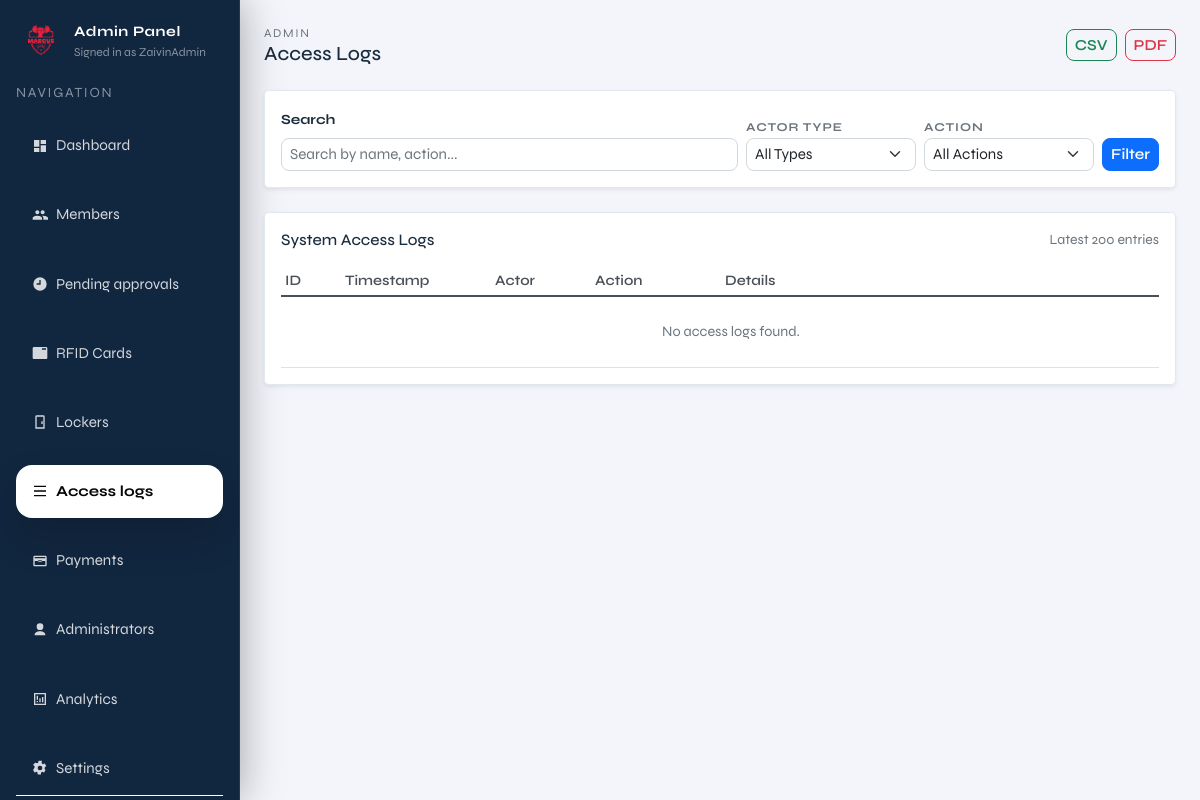
The app's page /admin/access-logs (signed in), older data.
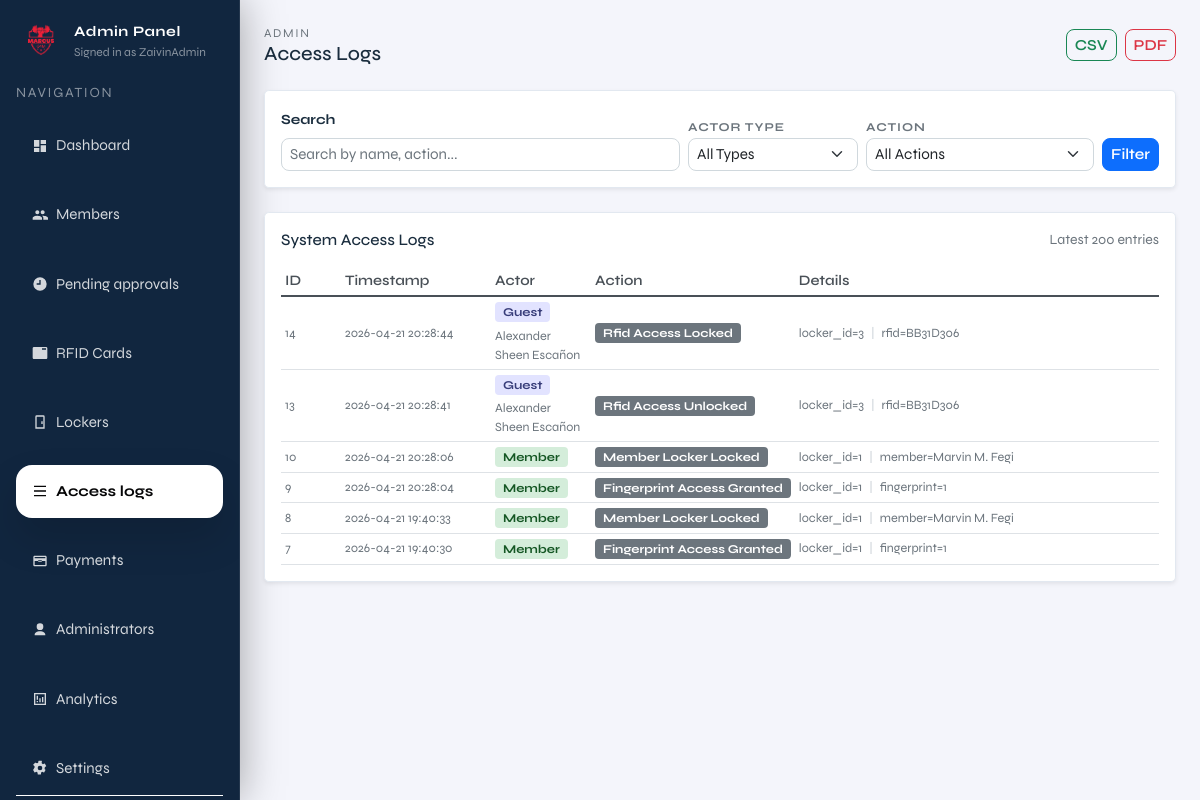
The same page, newer data.
### tables this page shows
CREATE TABLE access_logs (
              id INTEGER PRIMARY KEY AUTOINCREMENT,
              actor_type TEXT NOT NULL, -- member|guest|admin|system
              actor_ref TEXT,           -- e.g. member_id or rfid uid
              action TEXT NOT NULL,     -- e.g. unlock_requested|unlocked|denied
              detail TEXT,
              created_at TEXT NOT NULL DEFAULT (datetime('now'))
            );

### admin.py (the view)
@admin_bp.get("/access-logs")
def admin_access_logs():
    guard = _require_admin()
    if guard is not None:
        return guard
    q = (request.args.get("q") or "").strip()
    actor_type = (request.args.get("actor_type") or "").strip()
    action = (request.args.get("action") or "").strip()
    limit = int(request.args.get("limit", 200))
    with connect() as conn:
        query = """
            SELECT
                al.id,
                al.actor_type,
                al.actor_ref,
                al.action,
                al.detail,
                al.created_at,
                COALESCE(m.full_name, 'N/A') as actor_name
            FROM access_logs al
            LEFT JOIN members m ON al.actor_type = 'guest' AND CAST(al.actor_ref AS INTEGER) = m.id
            WHERE al.actor_type NOT IN ('admin', 'system', 'ir_sensor')
        """
        params = []
        if q:
            query += " AND (m.full_name LIKE ? OR al.detail LIKE ? OR al.action LIKE ?)"
            params.extend([f"%{q}%", f"%{q}%", f"%{q}%"])
        if actor_type:
            query += " AND al.actor_type = ?"
            params.append(actor_type)
        if action:
            query += " AND al.action = ?"
            params.append(action)
        query += " ORDER BY al.id DESC LIMIT ?"
        params.append(limit)
        logs = conn.execute(query, params).fetchall()
        actor_types = conn.execute(
            "SELECT DISTINCT actor_type FROM access_logs WHERE actor_type NOT IN ('admin', 'system', 'ir_sensor') ORDER BY actor_type"
        ).fetchall()
        actions = conn.execute(
            "SELECT DISTINCT action FROM access_logs WHERE actor_type NOT IN ('admin', 'system', 'ir_sensor') ORDER BY action"
        ).fetchall()
    return render_template(
        "admin/pages/admin_access_logs.html",
        logs=logs,
        q=q,
        actor_type=actor_type,
        action=action,
        limit=limit,
        actor_types=actor_types,
        actions=actions,
        current_page="access_logs",
        admin_username=session.get("admin_username"),
    )

### admin.py (called while the page is built)
def _require_admin():
    if not session.get("admin_logged_in"):
        return redirect(url_for("admin.admin_login"))
    return None

@admin_bp.before_request
def _protect_admin_routes():
    if request.endpoint in ("admin.admin_login", "admin.admin_login_submit"):
        return None
    if not session.get("admin_logged_in"):
        return redirect(url_for("admin.admin_login"))

### db.py (called while the page is built)
def _db_path() -> Path:
    env_path = os.getenv("LOCKER_DB_PATH")
    if env_path:
        return Path(env_path)
    current_dir = Path(__file__).resolve().parent
    candidate_paths = [
        current_dir / "locker.sqlite3",
        current_dir / "locker.db",
        current_dir.parent / "locker.sqlite3",
        current_dir.parent / "locker.db",
    ]
    for path in candidate_paths:
        if path.exists():
            return path
    return current_dir.parent / "locker.sqlite3"

def _database_url() -> Optional[str]:
    return os.getenv("DATABASE_URL") or os.getenv("POSTGRES_URL")

def connect() -> DBConnection:
    database_url = _database_url()
    if database_url:
        if psycopg2 is None:
            raise RuntimeError("PostgreSQL support requires psycopg2-binary. Install it before using DATABASE_URL.")
        conn = psycopg2.connect(database_url)
        return DBConnection(conn, is_postgres=True)
    sqlite_conn = sqlite3.connect(
        _db_path(),
        timeout=60,
        check_same_thread=False,
    )
    sqlite_conn.execute("PRAGMA journal_mode=WAL;")
    sqlite_conn.execute("PRAGMA synchronous = NORMAL;")
    sqlite_conn.execute("PRAGMA foreign_keys = ON;")
    sqlite_conn.execute("PRAGMA busy_timeout = 60000;")
    return DBConnection(sqlite_conn, is_postgres=False)

    def __enter__(self) -> "DBConnection":
        if self._is_postgres:
            self._cursor = self._conn.cursor(cursor_factory=psycopg2.extras.RealDictCursor)
        else:
            self._conn.row_factory = sqlite3.Row
            self._cursor = self._conn.cursor()
        return self

    def __exit__(self, exc_type, exc, tb):
        try:
            if exc_type is not None:
                self._conn.rollback()
                return False
            self._conn.commit()
        finally:
            if self._cursor is not None:
                self._cursor.close()
            if self._conn is not None:
                self._conn.close()
        return False

### templates/admin/pages/admin_access_logs.html (shortened to what this page needs)
{% extends "admin/layout/admin.html" %}
{% block admin_content %}
  <div class="d-flex justify-content-between align-items-center mb-4">
    <div>
      <div class="text-muted" style="letter-spacing:0.14em; text-transform:uppercase; font-size:0.75rem;">Admin</div>
      <h5 class="mb-0">Access Logs</h5>
    </div>
    <div class="d-flex gap-2">
      <a href="{{ url_for('admin.export_access_logs_csv') }}" class="btn btn-sm btn-outline-success">
         CSV
      </a>
      <a href="{{ url_for('admin.export_access_logs_pdf') }}" class="btn btn-sm btn-outline-danger">
         PDF
      </a>
    </div>
  </div>
  <div class="card shadow-sm rounded-3 mb-4">
    <div class="card-body">
      <form method="get" action="/admin/access-logs" class="d-flex gap-2 flex-wrap align-items-end">
        <div class="flex-grow-1" style="min-width: 200px;">
          <label class="form-label small fw-bold">Search</label>
          <input name="q" value="{{ q }}" class="form-control form-control-sm" placeholder="Search by name, action..." />
        </div>
        <div style="min-width: 170px;">
          <label class="filter-label">Actor Type</label>
          <select name="actor_type" class="form-select form-select-sm">
            <option value="">All Types</option>
          </select>
        </div>
        <div style="min-width: 170px;">
          <label class="filter-label">Action</label>
          <select name="action" class="form-select form-select-sm">
            <option value="">All Actions</option>
          </select>
        </div>
        <div class="d-flex gap-2">
          <button class="btn btn-sm btn-primary" type="submit">Filter</button>
        </div>
      </form>
    </div>
  </div>
  <div class="card shadow-sm rounded-3">
    <div class="card-body">
      <div class="d-flex justify-content-between align-items-center mb-3">
        <h6 class="card-title mb-0">System Access Logs</h6>
        <span class="text-muted small">Latest {{ limit }} entries</span>
      </div>
      <div class="access-logs-wrapper table-responsive">
        <table class="table table-sm table-hover align-middle mb-0">
          <thead class="position-sticky" style="top: 0; background: white; z-index: 10;">
            <tr>
              <th style="width: 60px;">ID</th>
              <th style="width: 150px;">Timestamp</th>
              <th style="width: 100px;">Actor</th>
              <th style="width: 130px;">Action</th>
              <th>Details</th>
            </tr>
          </thead>
          <tbody>
            {% for log in logs %}
              <tr>
                <td class="text-muted small">{{ log["id"] }}</td>
                <td class="text-muted small" style="white-space: nowrap;">
                  {{ log["created_at"]|default("-") }}
                </td>
                <td>
                  <span class="badge badge-{{ log['actor_type']|lower }} px-2 py-1" style="font-size: 0.75rem;">
                    {{ log["actor_type"]|title }}
                  </span>
                  {% if log["actor_name"] and log["actor_name"] != "N/A" %}
                    <br/>
                    <small class="text-muted d-block mt-1">{{ log["actor_name"] }}</small>
                  {% endif %}
                </td>
                <td>
                  <span class="badge bg-secondary px-2 py-1" style="font-size: 0.75rem; text-transform: capitalize;">
                    {{ log["action"]|replace("_", " ")|title }}
                  </span>
                </td>
                <td class="text-muted small access-log-detail">
                  {% if log["detail"] %}
                    {{ log["detail"]|replace(';', ' <span class="mx-1 fw-bold" style="color: #dee2e6;">|</span> ')|safe }}
                  {% else %}
                    <em>—</em>
                  {% endif %}
                </td>
              </tr>
            {% else %}
              <tr><td colspan="5" class="text-center text-muted py-4">No access logs found.</td></tr>
            {% endfor %}
          </tbody>
        </table>
      </div>
    </div>
  </div>
{% endblock %}

### templates/admin/layout/admin.html (shortened to what this page needs)
{% extends "layouts/base.html" %}
{% block body %}
<div class="d-flex">
  {% include "admin/components/sidebar.html" %}
  <main class="flex-grow-1 p-4" style="background: #f4f5fb;">
    {% block admin_content %}{% endblock %}
  </main>
</div>
{% endblock %}

### templates/layouts/base.html (shortened to what this page needs)
<!doctype html>
<html lang="en">
  <head>
    <link href="{{ url_for('static', filename='css/bootstrap.min.css') }}" rel="stylesheet" />
  </head>
  <body>
    {% block body %}{% endblock %}
  </body>
</html>

### templates/admin/components/sidebar.html (shortened to what this page needs)
<aside class="admin-sidebar p-3 d-flex flex-column" style="width: 240px;">
  <div class="d-flex align-items-center gap-2 mb-3">
    <img src="{{ url_for('static', filename='img/logo.png') }}" alt="Logo" width="50" height="50"
      style="object-fit:contain;" />
    <div>
      <div class="text-white fw-bold" style="font-size: 0.9rem; letter-spacing: 0.04em;">Admin Panel</div>
      <div class="text-white-50" style="font-size: 0.75rem;">Signed in as {{ admin_username or "admin" }}</div>
    </div>
  </div>
  <div class="text-white-50 small mb-3" style="letter-spacing: 0.12em; text-transform: uppercase;">
    Navigation
  </div>
  <nav class="nav flex-column gap-3 flex-grow-1">
    <a href="/admin"
      class="nav-link d-flex align-items-center gap-2 {% if current_page == 'dashboard' %}active{% endif %}">
      <svg width="16" height="16" viewBox="0 0 24 24" aria-hidden="true" style="flex-shrink:0;">
        <path fill="currentColor" d="M3 13h8V3H3v10Zm0 8h8v-6H3v6Zm10 0h8V11h-8v10Zm0-18v6h8V3h-8Z" />
      </svg>
      <span>Dashboard</span>
    </a>
    <a href="/admin/members"
      class="nav-link d-flex align-items-center gap-2 {% if current_page == 'members' %}active{% endif %}">
      <span>Members</span>
    </a>
    <a href="/admin/pending"
      class="nav-link d-flex align-items-center gap-2 {% if current_page == 'pending' %}active{% endif %}">
      <svg width="16" height="16" viewBox="0 0 24 24" aria-hidden="true" style="flex-shrink:0;">
        <path fill="currentColor" d="M12 2a10 10 0 1 0 .01 20.01A10 10 0 0 0 12 2Zm1 11H7v-2h4V6h2v5Z" />
      </svg>
      <span>Pending approvals</span>
    </a>
    <a href="/admin/rfid"
      class="nav-link d-flex align-items-center gap-2 {% if current_page == 'rfid' %}active{% endif %}">
      <svg width="16" height="16" viewBox="0 0 24 24" aria-hidden="true" style="flex-shrink:0;">
        <path fill="currentColor"
          d="M21 3H3c-1.1 0-2 .9-2 2v14c0 1.1.9 2 2 2h18c1.1 0 2-.9 2-2V5c0-1.1-.9-2-2-2Zm0 4h-6V5h6v2Z" />
      </svg>
      <span>RFID Cards</span>
    </a>
    <a href="/admin/lockers"
      class="nav-link d-flex align-items-center gap-2 {% if current_page == 'lockers' %}active{% endif %}">
      <svg width="16" height="16" viewBox="0 0 24 24" aria-hidden="true" style="flex-shrink:0;">
        <path fill="currentColor" d="M7 2h10a2 2 0 0 1 2 2v18H5V4a2 2 0 0 1 2-2Zm0 2v16h10V4H7Zm7 7h2v4h-2v-4Z" />
      </svg>
      <span>Lockers</span>
    </a>
    <a href="/admin/access-logs"
      class="nav-link d-flex align-items-center gap-2 {% if current_page == 'access_logs' %}active{% endif %}">
      <svg width="16" height="16" viewBox="0 0 24 24" aria-hidden="true" style="flex-shrink:0;">
        <path fill="currentColor" d="M3 4h18v2H3V4Zm0 14h18v2H3v-2Zm0-7h18v2H3v-2Z" />
      </svg>
      <span>Access logs</span>
    </a>
    <a href="/admin/payments"
      class="nav-link d-flex align-items-center gap-2 {% if current_page == 'payments' %}active{% endif %}">
      <svg width="16" height="16" viewBox="0 0 24 24" aria-hidden="true" style="flex-shrink:0;">
        <path fill="currentColor"
          d="M20 4H4c-1.11 0-1.99.89-1.99 2L2 18c0 1.11.89 2 2 2h16c1.11 0 2-.89 2-2V6c0-1.11-.89-2-2-2Zm0 14H4v-6h16v6Zm0-10H4V6h16v2Zm-6 5h-4c-.55 0-1-.45-1-1s.45-1 1-1h4c.55 0 1 .45 1 1s-.45 1-1 1Z" />
      </svg>
      <span>Payments</span>
    </a>
    <a href="/admin/admin-management"
      class="nav-link d-flex align-items-center gap-2 {% if current_page == 'admin_management' %}active{% endif %}">
      <svg width="16" height="16" viewBox="0 0 24 24" aria-hidden="true" style="flex-shrink:0;">
        <path fill="currentColor"
          d="M12 12a5 5 0 1 0-5-5 5 5 0 0 0 5 5Zm0 2c-4.42 0-8 2.24-8 5v1h16v-1c0-2.76-3.58-5-8-5Z" />
      </svg>
      <span>Administrators</span>
    </a>
    <a href="/admin/analytics"
      class="nav-link d-flex align-items-center gap-2 {% if current_page == 'analytics' %}active{% endif %}">
      <svg width="16" height="16" viewBox="0 0 24 24" aria-hidden="true" style="flex-shrink:0;">
        <path fill="currentColor"
          d="M3 3h18v18H3V3Zm2 2v14h14V5H5Zm2 10h2v2H7v-2Zm0-8h2v6H7V7Zm4 4h2v6h-2V11Zm4-2h2v8h-2V9Z" />
      </svg>
      <span>Analytics</span>
    </a>
    <a href="/admin/settings"
      class="nav-link d-flex align-items-center gap-2 {% if current_page == 'settings' %}active{% endif %}">
      <span>Settings</span>
    </a>
  </nav>
  <div class="mt-auto pt-4 border-top border-white border-opacity-10">
  </div>
</aside>

### templates/layouts/base.html (style rules this page uses)
:root { --brand-blue: #1a3a5c; --brand-teal: #0f6e56; --brand-accent: #378add; --brand-light: #f4f6f9; --brand-white: #ffffff; }
*, *::before, *::after { box-sizing: border-box; }
html, body { height: 100%; margin: 0; padding: 0; }
html, body { -ms-overflow-style: none; scrollbar-width: none; }
body { font-family: 'Syne', sans-serif; background: var(--brand-light); color: #1a2d3e; font-size: 16px; }
.btn, .btn-primary, .btn-secondary, .btn-danger, .btn-outline-danger { border-radius: 8px; font-weight: 600; transition: all 0.2s ease; font-size: 0.95rem; }
.form-control, .form-select, input[type="text"], input[type="email"], input[type="password"], textarea { border-radius: 8px; font-size: 0.95rem; border: 1px solid #d0d8dd; }
.table { font-size: 0.9rem; }
.card { border-radius: 12px; border: 1px solid #e2e8f0; }
.badge { padding: 4px 8px; font-size: 0.75rem; }

### templates/admin/layout/admin.html (style rules this page uses)
.admin-sidebar { background: #11263f; width: 260px; flex-shrink: 0; display: flex; flex-direction: column; position: sticky; top: 0; height: 100vh; overflow-y: auto; box-shadow: 0 0 40px rgba(0, 0, 0, 0.35); border-right: 1px solid rgba(255,255,255,0.08); }
.admin-sidebar .nav-link { color: rgba(255,255,255,0.82); border-radius: 1rem; padding: 0.95rem 1rem; font-size: 0.95rem; transition: background 0.2s ease, color 0.2s ease, transform 0.2s ease; background: transparent; }
.admin-sidebar .nav-link.active { background: #ffffff; color: #060607; font-weight: 700; box-shadow: 0 20px 40px rgba(0, 0, 0, 0.14); }
main { flex: 1; min-height: 100vh; overflow-y: auto; padding: 16px; }

### templates/admin/pages/admin_access_logs.html (style rules this page uses)
.table th { background-color: #f8f9fa; border-bottom: 2px solid #dee2e6; font-weight: 600; color: #495057; }
.table td { vertical-align: middle; }
.badge-member { background-color: #d4edda; color: #155724; }
.badge-guest { background-color: #e2e3ff; color: #383d7a; }
.access-logs-wrapper { max-height: 640px; overflow-y: auto; }
.access-logs-wrapper table { min-width: 900px; }
.access-log-detail { white-space: normal; word-break: break-word; }
.filter-label { font-size: 0.75rem; font-weight: 700; text-transform: uppercase; letter-spacing: 0.08em; color: #6c757d; }
.table thead th { background-color: #ffffff; position: sticky; top: 0; z-index: 11; }

Row changes from the older to the newer data that the page shows:
added access_logs: id "14", created_at "2026-04-21 20:28:44", actor_type "Guest", actor_name "Alexander Sheen Escañon", action "Rfid Access Locked", detail "locker_id=3 | rfid=BB31D306"
added access_logs: id "13", created_at "2026-04-21 20:28:41", actor_type "Guest", actor_name "Alexander Sheen Escañon", action "Rfid Access Unlocked", detail "locker_id=3 | rfid=BB31D306"
added access_logs: id "10", created_at "2026-04-21 20:28:06", actor_type "Member", action "Member Locker Locked", detail "locker_id=1 | member=Marvin M. Fegi"
added access_logs: id "9", created_at "2026-04-21 20:28:04", actor_type "Member", action "Fingerprint Access Granted", detail "locker_id=1 | fingerprint=1"
added access_logs: id "8", created_at "2026-04-21 19:40:33", actor_type "Member", action "Member Locker Locked", detail "locker_id=1 | member=Marvin M. Fegi"
added access_logs: id "7", created_at "2026-04-21 19:40:30", actor_type "Member", action "Fingerprint Access Granted", detail "locker_id=1 | fingerprint=1"
Text that changed along with them:
text no longer shown: "No access logs found."
